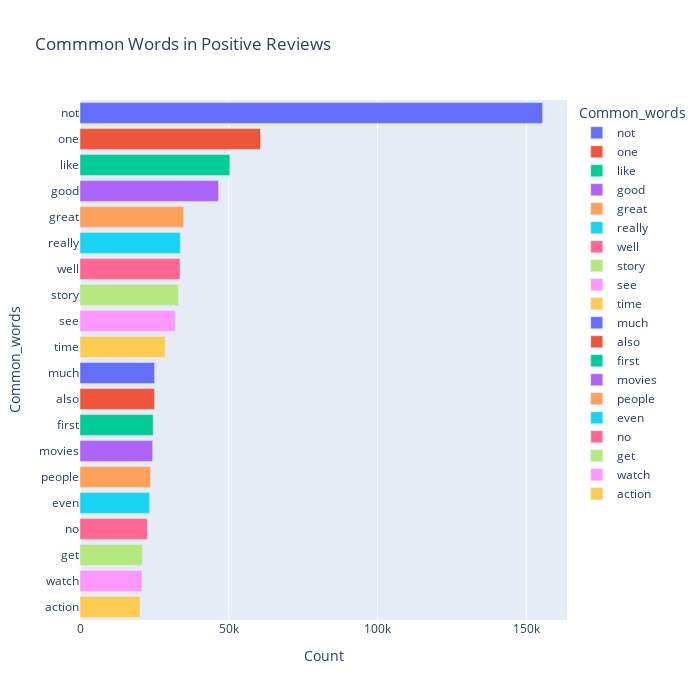

The notebook cell saved with this chart:
### Code cell
most_common_uni = get_top_text_ngrams(df.Reviews_clean[df['Ratings']>=7], 20, 1)
most_common_uni = dict(most_common_uni)
temp = pd.DataFrame(columns = ["Common_words" , 'Count'])
temp["Common_words"] = list(most_common_uni.keys())
temp["Count"] = list(most_common_uni.values())
fig = px.bar(temp, x="Count", y="Common_words", title='Commmon Words in Positive Reviews', orientation='h', 
             width=700, height=700,color='Common_words')
fig.show()

### Figure 1 — Plotly figure (JSON) as saved in the notebook; plotly's stock layout.template omitted (floating-point values rounded to 4 significant figures)
{"data": [{"alignmentgroup": "True", "hovertemplate": "Common_words=%{y}<br>Count=%{x}<extra></extra>", "legendgroup": "not", "marker": {"color": "#636efa", "pattern": {"shape": ""}}, "name": "not", "offsetgroup": "not", "orientation": "h", "showlegend": true, "textposition": "auto", "type": "bar", "x": [155493], "xaxis": "x", "y": ["not"], "yaxis": "y"}, {"alignmentgroup": "True", "hovertemplate": "Common_words=%{y}<br>Count=%{x}<extra></extra>", "legendgroup": "one", "marker": {"color": "#EF553B", "pattern": {"shape": ""}}, "name": "one", "offsetgroup": "one", "orientation": "h", "showlegend": true, "textposition": "auto", "type": "bar", "x": [60672], "xaxis": "x", "y": ["one"], "yaxis": "y"}, {"alignmentgroup": "True", "hovertemplate": "Common_words=%{y}<br>Count=%{x}<extra></extra>", "legendgroup": "like", "marker": {"color": "#00cc96", "pattern": {"shape": ""}}, "name": "like", "offsetgroup": "like", "orientation": "h", "showlegend": true, "textposition": "auto", "type": "bar", "x": [50338], "xaxis": "x", "y": ["like"], "yaxis": "y"}, {"alignmentgroup": "True", "hovertemplate": "Common_words=%{y}<br>Count=%{x}<extra></extra>", "legendgroup": "good", "marker": {"color": "#ab63fa", "pattern": {"shape": ""}}, "name": "good", "offsetgroup": "good", "orientation": "h", "showlegend": true, "textposition": "auto", "type": "bar", "x": [46535], "xaxis": "x", "y": ["good"], "yaxis": "y"}, {"alignmentgroup": "True", "hovertemplate": "Common_words=%{y}<br>Count=%{x}<extra></extra>", "legendgroup": "great", "marker": {"color": "#FFA15A", "pattern": {"shape": ""}}, "name": "great", "offsetgroup": "great", "orientation": "h", "showlegend": true, "textposition": "auto", "type": "bar", "x": [34860], "xaxis": "x", "y": ["great"], "yaxis": "y"}, {"alignmentgroup": "True", "hovertemplate": "Common_words=%{y}<br>Count=%{x}<extra></extra>", "legendgroup": "really", "marker": {"color": "#19d3f3", "pattern": {"shape": ""}}, "name": "really", "offsetgroup": "really", "orientation": "h", "showlegend": true, "textposition": "auto", "type": "bar", "x": [33701], "xaxis": "x", "y": ["really"], "yaxis": "y"}, {"alignmentgroup": "True", "hovertemplate": "Common_words=%{y}<br>Count=%{x}<extra></extra>", "legendgroup": "well", "marker": {"color": "#FF6692", "pattern": {"shape": ""}}, "name": "well", "offsetgroup": "well", "orientation": "h", "showlegend": true, "textposition": "auto", "type": "bar", "x": [33612], "xaxis": "x", "y": ["well"], "yaxis": "y"}, {"alignmentgroup": "True", "hovertemplate": "Common_words=%{y}<br>Count=%{x}<extra></extra>", "legendgroup": "story", "marker": {"color": "#B6E880", "pattern": {"shape": ""}}, "name": "story", "offsetgroup": "story", "orientation": "h", "showlegend": true, "textposition": "auto", "type": "bar", "x": [33093], "xaxis": "x", "y": ["story"], "yaxis": "y"}, {"alignmentgroup": "True", "hovertemplate": "Common_words=%{y}<br>Count=%{x}<extra></extra>", "legendgroup": "see", "marker": {"color": "#FF97FF", "pattern": {"shape": ""}}, "name": "see", "offsetgroup": "see", "orientation": "h", "showlegend": true, "textposition": "auto", "type": "bar", "x": [32042], "xaxis": "x", "y": ["see"], "yaxis": "y"}, {"alignmentgroup": "True", "hovertemplate": "Common_words=%{y}<br>Count=%{x}<extra></extra>", "legendgroup": "time", "marker": {"color": "#FECB52", "pattern": {"shape": ""}}, "name": "time", "offsetgroup": "time", "orientation": "h", "showlegend": true, "textposition": "auto", "type": "bar", "x": [28625], "xaxis": "x", "y": ["time"], "yaxis": "y"}, {"alignmentgroup": "True", "hovertemplate": "Common_words=%{y}<br>Count=%{x}<extra></extra>", "legendgroup": "much", "marker": {"color": "#636efa", "pattern": {"shape": ""}}, "name": "much", "offsetgroup": "much", "orientation": "h", "showlegend": true, "textposition": "auto", "type": "bar", "x": [25055], "xaxis": "x", "y": ["much"], "yaxis": "y"}, {"alignmentgroup": "True", "hovertemplate": "Common_words=%{y}<br>Count=%{x}<extra></extra>", "legendgroup": "also", "marker": {"color": "#EF553B", "pattern": {"shape": ""}}, "name": "also", "offsetgroup": "also", "orientation": "h", "showlegend": true, "textposition": "auto", "type": "bar", "x": [25037], "xaxis": "x", "y": ["also"], "yaxis": "y"}, {"alignmentgroup": "True", "hovertemplate": "Common_words=%{y}<br>Count=%{x}<extra></extra>", "legendgroup": "first", "marker": {"color": "#00cc96", "pattern": {"shape": ""}}, "name": "first", "offsetgroup": "first", "orientation": "h", "showlegend": true, "textposition": "auto", "type": "bar", "x": [24576], "xaxis": "x", "y": ["first"], "yaxis": "y"}, {"alignmentgroup": "True", "hovertemplate": "Common_words=%{y}<br>Count=%{x}<extra></extra>", "legendgroup": "movies", "marker": {"color": "#ab63fa", "pattern": {"shape": ""}}, "name": "movies", "offsetgroup": "movies", "orientation": "h", "showlegend": true, "textposition": "auto", "type": "bar", "x": [24417], "xaxis": "x", "y": ["movies"], "yaxis": "y"}, {"alignmentgroup": "True", "hovertemplate": "Common_words=%{y}<br>Count=%{x}<extra></extra>", "legendgroup": "people", "marker": {"color": "#FFA15A", "pattern": {"shape": ""}}, "name": "people", "offsetgroup": "people", "orientation": "h", "showlegend": true, "textposition": "auto", "type": "bar", "x": [23693], "xaxis": "x", "y": ["people"], "yaxis": "y"}, {"alignmentgroup": "True", "hovertemplate": "Common_words=%{y}<br>Count=%{x}<extra></extra>", "legendgroup": "even", "marker": {"color": "#19d3f3", "pattern": {"shape": ""}}, "name": "even", "offsetgroup": "even", "orientation": "h", "showlegend": true, "textposition": "auto", "type": "bar", "x": [23405], "xaxis": "x", "y": ["even"], "yaxis": "y"}, {"alignmentgroup": "True", "hovertemplate": "Common_words=%{y}<br>Count=%{x}<extra></extra>", "legendgroup": "no", "marker": {"color": "#FF6692", "pattern": {"shape": ""}}, "name": "no", "offsetgroup": "no", "orientation": "h", "showlegend": true, "textposition": "auto", "type": "bar", "x": [22581], "xaxis": "x", "y": ["no"], "yaxis": "y"}, {"alignmentgroup": "True", "hovertemplate": "Common_words=%{y}<br>Count=%{x}<extra></extra>", "legendgroup": "get", "marker": {"color": "#B6E880", "pattern": {"shape": ""}}, "name": "get", "offsetgroup": "get", "orientation": "h", "showlegend": true, "textposition": "auto", "type": "bar", "x": [20976], "xaxis": "x", "y": ["get"], "yaxis": "y"}, {"alignmentgroup": "True", "hovertemplate": "Common_words=%{y}<br>Count=%{x}<extra></extra>", "legendgroup": "watch", "marker": {"color": "#FF97FF", "pattern": {"shape": ""}}, "name": "watch", "offsetgroup": "watch", "orientation": "h", "showlegend": true, "textposition": "auto", "type": "bar", "x": [20840], "xaxis": "x", "y": ["watch"], "yaxis": "y"}, {"alignmentgroup": "True", "hovertemplate": "Common_words=%{y}<br>Count=%{x}<extra></extra>", "legendgroup": "action", "marker": {"color": "#FECB52", "pattern": {"shape": ""}}, "name": "action", "offsetgroup": "action", "orientation": "h", "showlegend": true, "textposition": "auto", "type": "bar", "x": [20171], "xaxis": "x", "y": ["action"], "yaxis": "y"}], "layout": {"barmode": "relative", "height": 700, "legend": {"title": {"text": "Common_words"}, "tracegroupgap": 0}, "title": {"text": "Commmon Words in Positive Reviews"}, "width": 700, "xaxis": {"anchor": "y", "domain": [0, 1], "title": {"text": "Count"}}, "yaxis": {"anchor": "x", "categoryarray": ["action", "watch", "get", "no", "even", "people", "movies", "first", "also", "much", "time", "see", "story", "well", "really", "great", "good", "like", "one", "not"], "categoryorder": "array", "domain": [0, 1], "title": {"text": "Common_words"}}}}
